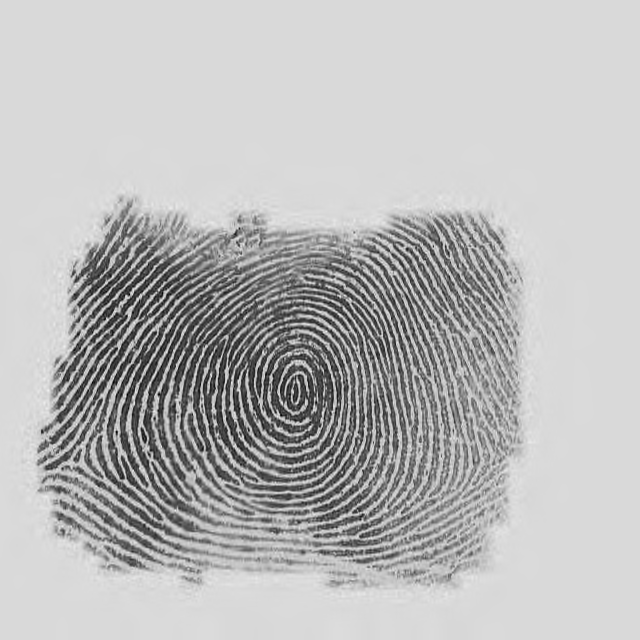
#> input picture Homework7/threshold/finger1.tif, 640 x 640 px
$ python threshold.py
#> lines starting #> are read from the running program, lines starting #| are printed output that depends on the picture; after the words box and inside, x2 and y2 are one past the last pixel; in counts of white or black regions, pixels touching at a corner belong together
import cv2

inputImgfile = 'finger1.tif'

# feature number
featureSum = 0
inimg = cv2.imread(inputImgfile, 0)
#> inimg is the input picture: shape (640, 640); min 0, max 243, mean 185.5

img = cv2.GaussianBlur(inimg, (27, 27), 25, 25)
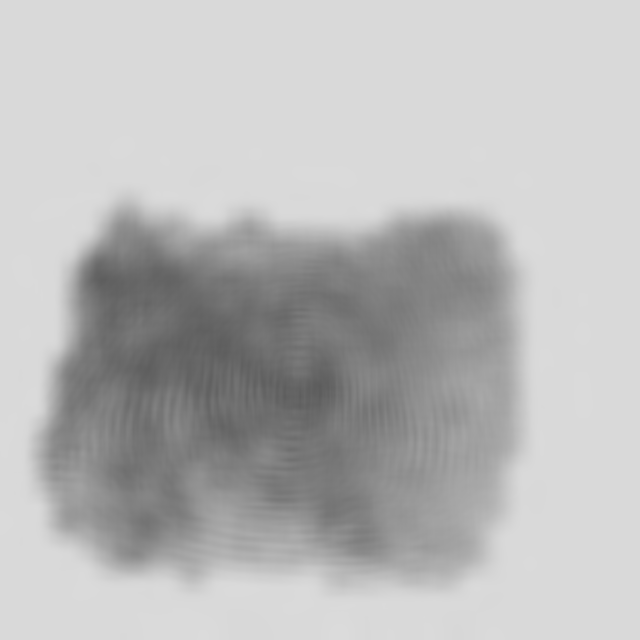
#> img: shape (640, 640); min 92, max 219, mean 185.5

cv2.imshow("blur", img)

# ret, th1 = cv2.threshold(img, 0, 255, cv2.THRESH_BINARY + cv2.THRESH_OTSU)
# ret, th1 = cv2.threshold(img, 127, 255, cv2.THRESH_BINARY)
th1 = cv2.adaptiveThreshold(img, 255, cv2.ADAPTIVE_THRESH_MEAN_C, cv2.THRESH_BINARY, 13, 2)
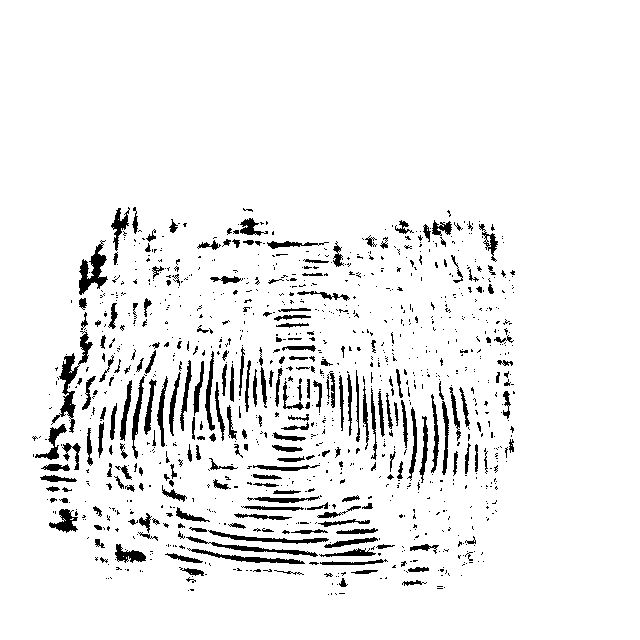
#> th1: shape (640, 640); 93.6% white; 1069 black regions (843 under 20 px), largest, box (x1, y1, x2, y2) and area: (51, 331, 93, 433) 883, (79, 240, 108, 295) 679, (187, 548, 305, 564) 456

# print(ret)
cv2.imshow('th', th1)
while 1:
    key = cv2.waitKey(1)
#> (key Esc is pressed here)
    if key > 0:
        break
cv2.destroyAllWindows()
